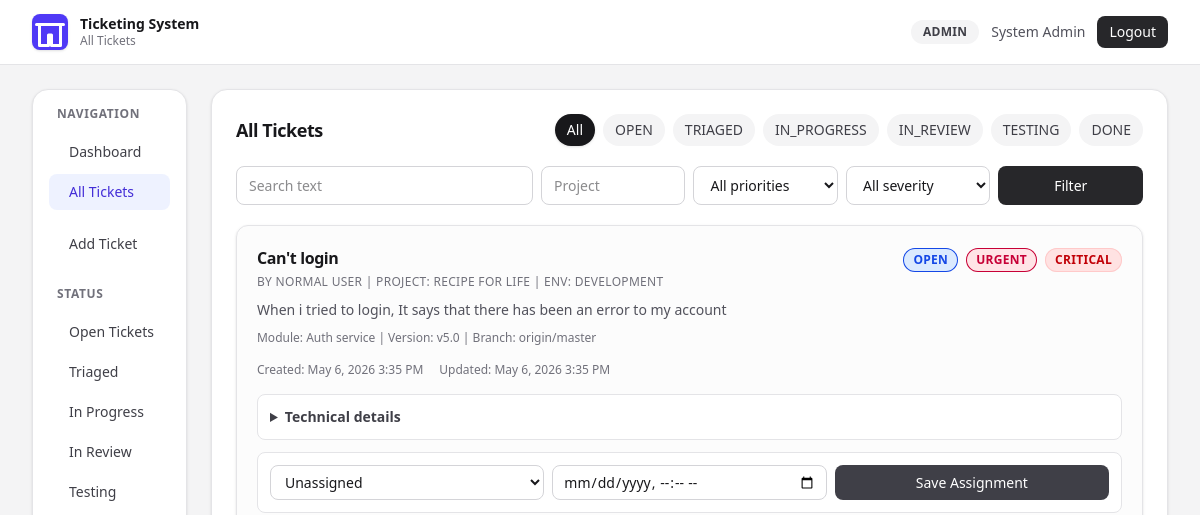
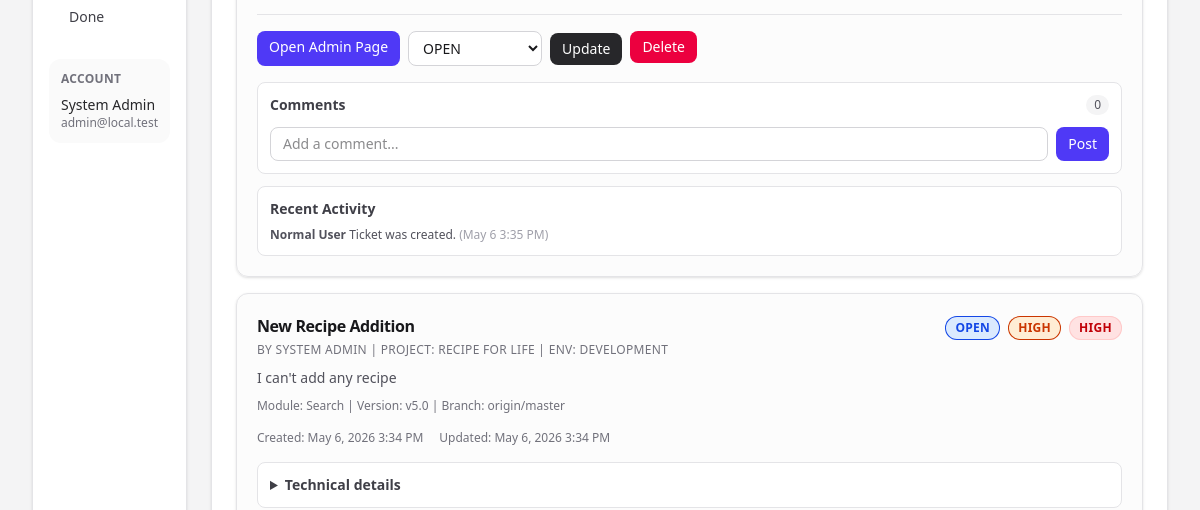
Before: /tickets.php (signed in, upper part) with the older database file (2 pictures, top to bottom).
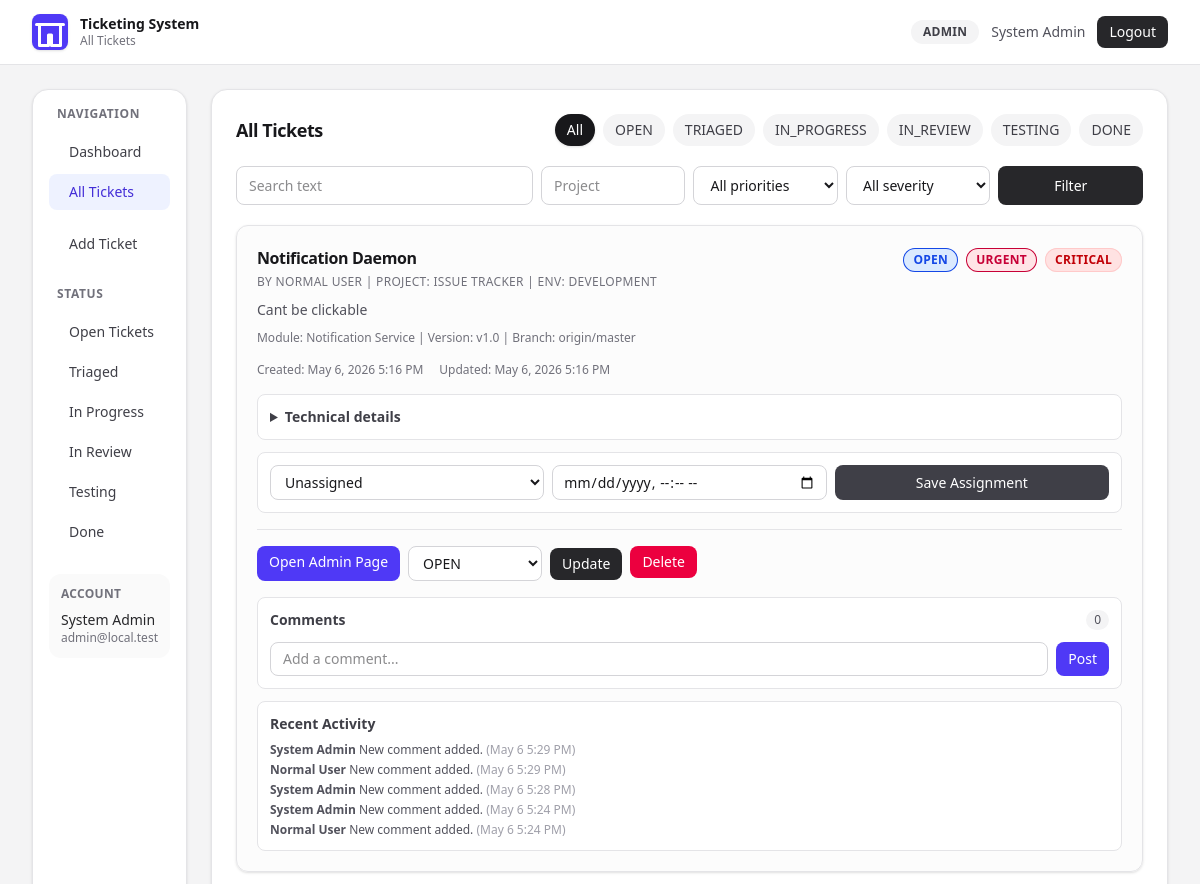
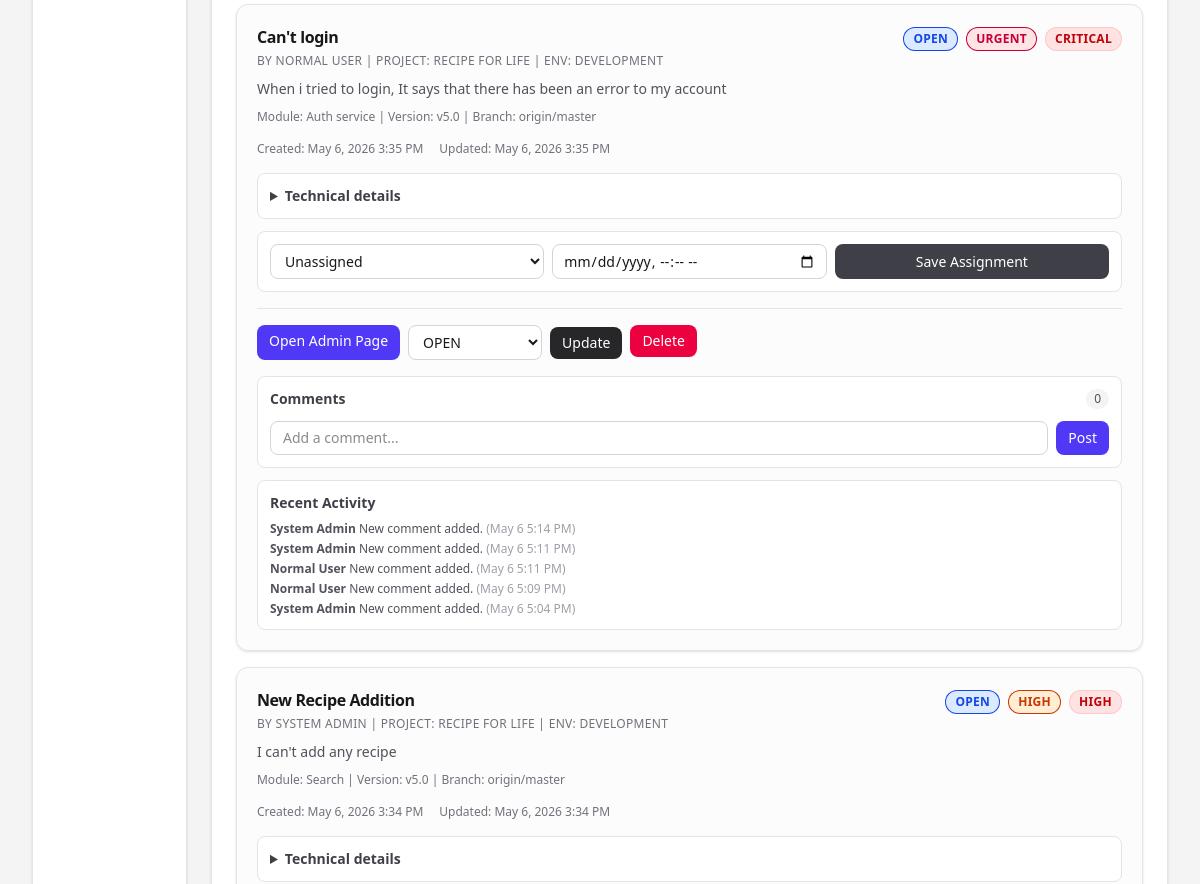
After: the same page with the newer database file (2 pictures, top to bottom).
### tables this page shows
CREATE TABLE "Ticket" (
    "id" INTEGER NOT NULL PRIMARY KEY AUTOINCREMENT,
    "userId" INTEGER,
    "author" TEXT NOT NULL DEFAULT 'Anonymous',
    "title" TEXT NOT NULL,
    "description" TEXT NOT NULL,
    "project" TEXT NOT NULL DEFAULT 'General',
    "module" TEXT,
    "appVersion" TEXT,
    "branch" TEXT,
    "environment" TEXT NOT NULL DEFAULT 'DEVELOPMENT',
    "severity" TEXT NOT NULL DEFAULT 'MEDIUM',
    "reproducible" BOOLEAN NOT NULL DEFAULT true,
    "expectedBehavior" TEXT,
    "actualBehavior" TEXT,
    "stepsToReproduce" TEXT,
    "errorLog" TEXT,
    "status" TEXT NOT NULL DEFAULT 'OPEN',
    "priority" TEXT NOT NULL DEFAULT 'MEDIUM',
    "assigneeUserId" INTEGER,
    "dueAt" DATETIME,
    "createdAt" DATETIME NOT NULL DEFAULT CURRENT_TIMESTAMP,
    "updatedAt" DATETIME NOT NULL,
    CONSTRAINT "Ticket_userId_fkey" FOREIGN KEY ("userId") REFERENCES "User" ("id") ON DELETE SET NULL ON UPDATE CASCADE,
    CONSTRAINT "Ticket_assigneeUserId_fkey" FOREIGN KEY ("assigneeUserId") REFERENCES "User" ("id") ON DELETE SET NULL ON UPDATE CASCADE
);

CREATE TABLE "TicketActivity" (
    "id" INTEGER NOT NULL PRIMARY KEY AUTOINCREMENT,
    "ticketId" INTEGER NOT NULL,
    "actorId" INTEGER,
    "actorName" TEXT NOT NULL,
    "action" TEXT NOT NULL,
    "message" TEXT NOT NULL,
    "createdAt" DATETIME NOT NULL DEFAULT CURRENT_TIMESTAMP,
    CONSTRAINT "TicketActivity_ticketId_fkey" FOREIGN KEY ("ticketId") REFERENCES "Ticket" ("id") ON DELETE CASCADE ON UPDATE CASCADE,
    CONSTRAINT "TicketActivity_actorId_fkey" FOREIGN KEY ("actorId") REFERENCES "User" ("id") ON DELETE SET NULL ON UPDATE CASCADE
);

### src/db.php (called while the page is built, shortened)
<?php
function db(): PDO
{
    static $pdo = null;
    if ($pdo instanceof PDO) {
        return $pdo;
    }
    $databasePath = dirname(__DIR__) . '/prisma/dev.db';
    $pdo = new PDO('sqlite:' . $databasePath);
    $pdo->setAttribute(PDO::ATTR_ERRMODE, PDO::ERRMODE_EXCEPTION);
    $pdo->setAttribute(PDO::ATTR_DEFAULT_FETCH_MODE, PDO::FETCH_ASSOC);
    return $pdo;
}

### src/tickets.php (called while the page is built, shortened)
<?php
function normalizedRole(array $user): string
{
    return strtoupper((string) ($user['role'] ?? 'USER'));
}
function canManageTickets(array $user): bool
{
    return in_array(normalizedRole($user), ['ADMIN', 'DEVELOPER', 'QA'], true);
}
function listAssignableUsers(): array
{
    return db()->query(
        "SELECT id, name, role FROM User ORDER BY name ASC"
    )->fetchAll();
}
function listTickets(array $user, array $filters = []): array
{
    $pdo = db();
    $where = [];
    $params = [];
    $status = $filters['status'] ?? null;
    $priority = $filters['priority'] ?? null;
    $severity = $filters['severity'] ?? null;
    $project = trim((string) ($filters['project'] ?? ''));
    $q = trim((string) ($filters['q'] ?? ''));
    $assigneeId = (int) ($filters['assigneeUserId'] ?? 0);
    $sql =
        'SELECT
            t.id, t.author, t.title, t.description, t.project, t.module, t.appVersion, t.branch,
            t.environment, t.severity, t.reproducible, t.expectedBehavior, t.actualBehavior,
            t.stepsToReproduce, t.errorLog, t.status, t.priority, t.createdAt, t.updatedAt,
            t.assigneeUserId, t.dueAt, a.name AS assigneeName
         FROM Ticket t
         LEFT JOIN User a ON a.id = t.assigneeUserId';
    $sql .= ' ORDER BY t.updatedAt DESC';
    $stmt = $pdo->prepare($sql);
    $stmt->execute($params);
    return $stmt->fetchAll();
}
function listCommentsForTicket(int $ticketId, ?array $user = null): array
{
    $isAdmin = $user !== null && isAdmin($user);
    $stmt = db()->prepare(
        'SELECT id, author, content, isInternal, createdAt
         FROM TicketComment
         WHERE ticketId = :ticketId AND (isInternal = 0 OR :isAdmin = 1)
         ORDER BY createdAt ASC'
    );
    $stmt->execute(['ticketId' => $ticketId, 'isAdmin' => $isAdmin ? 1 : 0]);
    return $stmt->fetchAll();
}
function listActivitiesForTicket(int $ticketId): array
{
    $stmt = db()->prepare(
        'SELECT actorName, action, message, createdAt
         FROM TicketActivity
         WHERE ticketId = :ticketId
         ORDER BY createdAt DESC
         LIMIT 5'
    );
    $stmt->execute(['ticketId' => $ticketId]);
    return $stmt->fetchAll();
}

### src/auth.php (called while the page is built, shortened)
<?php
function isAdmin(array $user): bool
{
    return ($user['role'] ?? '') === 'ADMIN';
}

### public/tickets.php (the view, shortened to what the changed rows need)
<?php
require_once __DIR__ . '/../src/db.php';
require_once __DIR__ . '/../src/auth.php';
require_once __DIR__ . '/../src/tickets.php';
$selectedStatus = $_GET['status'] ?? null;
$searchQuery = trim((string) ($_GET['q'] ?? ''));
$selectedProject = trim((string) ($_GET['project'] ?? ''));
$selectedPriority = $_GET['priority'] ?? null;
$selectedSeverity = $_GET['severity'] ?? null;
$selectedAssigneeId = (int) ($_GET['assigneeUserId'] ?? 0);
$user = currentUser();
try {
    $filters = [
        'status' => $selectedStatus,
        'q' => $searchQuery,
        'project' => $selectedProject,
        'priority' => $selectedPriority,
        'severity' => $selectedSeverity,
        'assigneeUserId' => $selectedAssigneeId,
    ];
    $tickets = listTickets($user, $filters);
    $assignableUsers = listAssignableUsers();
} catch (Throwable $e) {
    $error = $e->getMessage();
    $tickets = [];
}
function statusBadge(string $status): string
{
    return match ($status) {
        'OPEN' => 'bg-blue-100 text-blue-700',
        'TRIAGED' => 'bg-cyan-100 text-cyan-700',
        'IN_PROGRESS' => 'bg-amber-100 text-amber-700',
        'IN_REVIEW' => 'bg-violet-100 text-violet-700',
        'TESTING' => 'bg-orange-100 text-orange-700',
        'DONE' => 'bg-emerald-100 text-emerald-700',
        default => 'bg-zinc-100 text-zinc-600',
    };
}
function priorityBadge(string $priority): string
{
    return match ($priority) {
        'LOW' => 'bg-slate-100 text-slate-700',
        'MEDIUM' => 'bg-violet-100 text-violet-700',
        'HIGH' => 'bg-orange-100 text-orange-700',
        'URGENT' => 'bg-rose-100 text-rose-700',
        default => 'bg-zinc-100 text-zinc-600',
    };
}
?>
<!DOCTYPE html>
<html lang="en">
<head>
  <link rel="stylesheet" href="/assets/app.css">
</head>
<body class="min-h-screen bg-zinc-100 text-zinc-900 antialiased">
  <main class="mx-auto max-w-[1400px] px-4 py-6 sm:px-6 lg:px-8">
    <section class="flex gap-6">
      <div class="flex-1 space-y-6">
        <section class="rounded-2xl border border-zinc-200 bg-white p-6 shadow-sm xl:col-span-12">
          <div class="mb-5 flex flex-wrap items-center justify-between gap-3">
            <h2 class="text-lg font-semibold tracking-tight"><?= isAdmin($user) ? 'All Tickets' : 'My Tickets' ?></h2>
            <div class="flex flex-wrap items-center gap-2">
              <a href="/tickets.php" class="rounded-full px-3 py-1.5 text-sm font-medium <?= $selectedStatus === null ? 'bg-zinc-900 text-white shadow-sm' : 'bg-zinc-100 text-zinc-700 hover:bg-zinc-200' ?>">All</a>
              <?php foreach (ALLOWED_STATUSES as $status): ?>
                <a href="/tickets.php?status=<?= urlencode($status) ?>" class="rounded-full px-3 py-1.5 text-sm font-medium <?= $selectedStatus === $status ? 'bg-zinc-900 text-white shadow-sm' : 'bg-zinc-100 text-zinc-700 hover:bg-zinc-200' ?>">
                  <?= htmlspecialchars($status, ENT_QUOTES, 'UTF-8') ?>
                </a>
              <?php endforeach; ?>
            </div>
          </div>
          <div class="space-y-4">
            <?php foreach ($tickets as $ticket): ?>
              <article id="ticket-<?= (int) $ticket['id'] ?>" class="rounded-xl border border-zinc-200 bg-zinc-50/60 p-5 shadow-sm transition hover:border-zinc-300">
                <div class="flex flex-wrap items-start justify-between gap-3">
                  <div class="max-w-2xl">
                    <h3 class="text-base font-semibold tracking-tight"><?= htmlspecialchars($ticket['title'], ENT_QUOTES, 'UTF-8') ?></h3>
                    <p class="mt-1 text-xs font-medium uppercase tracking-wide text-zinc-500">
                      By <?= htmlspecialchars($ticket['author'], ENT_QUOTES, 'UTF-8') ?> |
                      Project: <?= htmlspecialchars((string) $ticket['project'], ENT_QUOTES, 'UTF-8') ?> |
                      Env: <?= htmlspecialchars((string) $ticket['environment'], ENT_QUOTES, 'UTF-8') ?>
                    </p>
                    <p class="mt-2 text-sm leading-6 text-zinc-600"><?= nl2br(htmlspecialchars($ticket['description'], ENT_QUOTES, 'UTF-8')) ?></p>
                    <p class="mt-2 text-xs text-zinc-500">
                      Module: <?= htmlspecialchars((string) ($ticket['module'] ?? '-'), ENT_QUOTES, 'UTF-8') ?> |
                      Version: <?= htmlspecialchars((string) ($ticket['appVersion'] ?? '-'), ENT_QUOTES, 'UTF-8') ?> |
                      Branch: <?= htmlspecialchars((string) ($ticket['branch'] ?? '-'), ENT_QUOTES, 'UTF-8') ?>
                    </p>
                  </div>
                  <div class="flex flex-wrap gap-2 pt-0.5">
                    <span class="rounded-full px-2.5 py-1 text-xs font-semibold uppercase tracking-wide ring-1 ring-inset <?= statusBadge($ticket['status']) ?>"><?= htmlspecialchars($ticket['status'], ENT_QUOTES, 'UTF-8') ?></span>
                    <span class="rounded-full px-2.5 py-1 text-xs font-semibold uppercase tracking-wide ring-1 ring-inset <?= priorityBadge($ticket['priority']) ?>"><?= htmlspecialchars($ticket['priority'], ENT_QUOTES, 'UTF-8') ?></span>
                    <span class="rounded-full bg-red-100 px-2.5 py-1 text-xs font-semibold uppercase tracking-wide text-red-700 ring-1 ring-inset ring-red-200"><?= htmlspecialchars((string) $ticket['severity'], ENT_QUOTES, 'UTF-8') ?></span>
                  </div>
                </div>
                <div class="mt-4 flex flex-wrap items-center gap-x-4 gap-y-1 text-xs font-medium text-zinc-500">
                  <span>Created: <?= htmlspecialchars(date('M j, Y g:i A', strtotime((string) $ticket['createdAt'])), ENT_QUOTES, 'UTF-8') ?></span>
                  <span>Updated: <?= htmlspecialchars(date('M j, Y g:i A', strtotime((string) $ticket['updatedAt'])), ENT_QUOTES, 'UTF-8') ?></span>
                </div>
                <details class="mt-4 rounded-lg border border-zinc-200 bg-white p-3">
                  <summary class="cursor-pointer text-sm font-semibold text-zinc-700">Technical details</summary>
                </details>
                <?php if (canManageTickets($user)): ?>
                  <form method="post" class="mt-3 grid gap-2 rounded-lg border border-zinc-200 bg-white p-3 md:grid-cols-3">
                    <select name="assigneeUserId" class="rounded-lg border border-zinc-300 px-2.5 py-1.5 text-sm">
                      <option value="0">Unassigned</option>
                    </select>
                    <input type="datetime-local" name="dueAt" value="<?= !empty($ticket['dueAt']) ? htmlspecialchars(substr((string) $ticket['dueAt'], 0, 16), ENT_QUOTES, 'UTF-8') : '' ?>" class="rounded-lg border border-zinc-300 px-2.5 py-1.5 text-sm">
                    <button class="rounded-lg bg-zinc-700 px-3 py-1.5 text-sm font-medium text-white">Save Assignment</button>
                  </form>
                <?php endif; ?>
                <?php if (canManageTickets($user)): ?>
                  <div class="mt-4 flex flex-wrap gap-2 border-t border-zinc-200 pt-4">
                    <?php if (isAdmin($user)): ?>
                      <a href="/issue.php?id=<?= (int) $ticket['id'] ?>" class="rounded-lg bg-indigo-600 px-3 py-1.5 text-sm font-medium text-white">Open Admin Page</a>
                    <?php endif; ?>
                    <form method="post" class="flex items-center gap-2">
                      <select name="status" class="rounded-lg border border-zinc-300 bg-white px-2.5 py-1.5 text-sm">
                        <?php foreach (ALLOWED_STATUSES as $status): ?>
                          <option value="<?= $status ?>" <?= $ticket['status'] === $status ? 'selected' : '' ?>><?= htmlspecialchars($status, ENT_QUOTES, 'UTF-8') ?></option>
                        <?php endforeach; ?>
                      </select>
                      <button class="rounded-lg bg-zinc-800 px-3 py-1.5 text-sm font-medium text-white">Update</button>
                    </form>
                    <form method="post" onsubmit="return confirm('Delete this ticket?');">
                      <button class="rounded-lg bg-rose-600 px-3 py-1.5 text-sm font-medium text-white">Delete</button>
                    </form>
                  </div>
                <?php endif; ?>
                <?php $comments = listCommentsForTicket((int) $ticket['id']); ?>
                <div class="mt-4 rounded-lg border border-zinc-200 bg-white p-3">
                  <details class="overflow-hidden rounded-lg">
                    <summary class="cursor-pointer flex items-center justify-between text-sm font-semibold text-zinc-700">
                      <span>Comments</span>
                      <span class="rounded-full bg-zinc-100 px-2 py-0.5 text-xs font-medium text-zinc-600"><?= count($comments) ?></span>
                    </summary>
                  </details>
                  <form method="post" class="mt-3 flex gap-2">
                    <input type="text" name="comment" required class="flex-1 rounded-lg border border-zinc-300 px-3 py-1.5 text-sm" placeholder="Add a comment...">
                    <button class="rounded-lg bg-indigo-600 px-3 py-1.5 text-sm font-medium text-white">Post</button>
                  </form>
                </div>
                <div class="mt-3 rounded-lg border border-zinc-200 bg-white p-3">
                  <h4 class="text-sm font-semibold text-zinc-700">Recent Activity</h4>
                  <div class="mt-2 space-y-1">
                    <?php foreach (listActivitiesForTicket((int) $ticket['id']) as $activity): ?>
                      <p class="text-xs text-zinc-600">
                        <span class="font-semibold"><?= htmlspecialchars((string) $activity['actorName'], ENT_QUOTES, 'UTF-8') ?></span>
                        <?= htmlspecialchars((string) $activity['message'], ENT_QUOTES, 'UTF-8') ?>
                        <span class="text-zinc-400">(<?= htmlspecialchars(date('M j g:i A', strtotime((string) $activity['createdAt'])), ENT_QUOTES, 'UTF-8') ?>)</span>
                      </p>
                    <?php endforeach; ?>
                  </div>
                </div>
              </article>
            <?php endforeach; ?>
          </div>
        </section>
      </div>
    </section>
  </main>
</body>
</html>

Changed rows visible on the page:
added ticket: title "Notification Daemon", author "NORMAL USER", project "ISSUE TRACKER", environment "DEVELOPMENT", description "Cant be clickable", module "Notification Service", appVersion "v1.0", branch "origin/master", status "OPEN", priority "URGENT", severity "CRITICAL", createdAt "May 6, 2026 5:16 PM", updatedAt "May 6, 2026 5:16 PM", count($comments) "0"
added ticketactivity: actorName "System Admin", message "New comment added.", createdAt "May 6 5:29 PM", shown under "Notification Daemon"
added ticketactivity: actorName "Normal User", message "New comment added.", createdAt "May 6 5:29 PM", shown under "Notification Daemon"
added ticketactivity: actorName "System Admin", message "New comment added.", createdAt "May 6 5:28 PM", shown under "Notification Daemon"
added ticketactivity: actorName "System Admin", message "New comment added.", createdAt "May 6 5:24 PM", shown under "Notification Daemon"
added ticketactivity: actorName "Normal User", message "New comment added.", createdAt "May 6 5:24 PM", shown under "Notification Daemon"
computed for ticket "Can't login": loses ticketactivity (actorName "Normal User", message "Ticket was created.", createdAt "May 6 3:35 PM")
added ticketactivity: actorName "System Admin", message "New comment added.", createdAt "May 6 5:14 PM", shown under ticket "Can't login"
added ticketactivity: actorName "System Admin", message "New comment added.", createdAt "May 6 5:11 PM", shown under ticket "Can't login"
added ticketactivity: actorName "Normal User", message "New comment added.", createdAt "May 6 5:11 PM", shown under ticket "Can't login"
added ticketactivity: actorName "Normal User", message "New comment added.", createdAt "May 6 5:09 PM", shown under ticket "Can't login"
added ticketactivity: actorName "System Admin", message "New comment added.", createdAt "May 6 5:04 PM", shown under ticket "Can't login"
